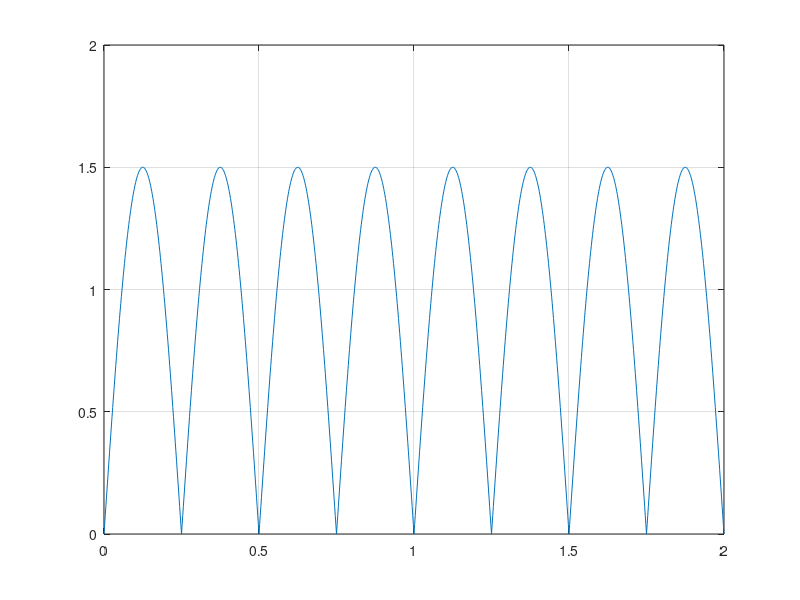
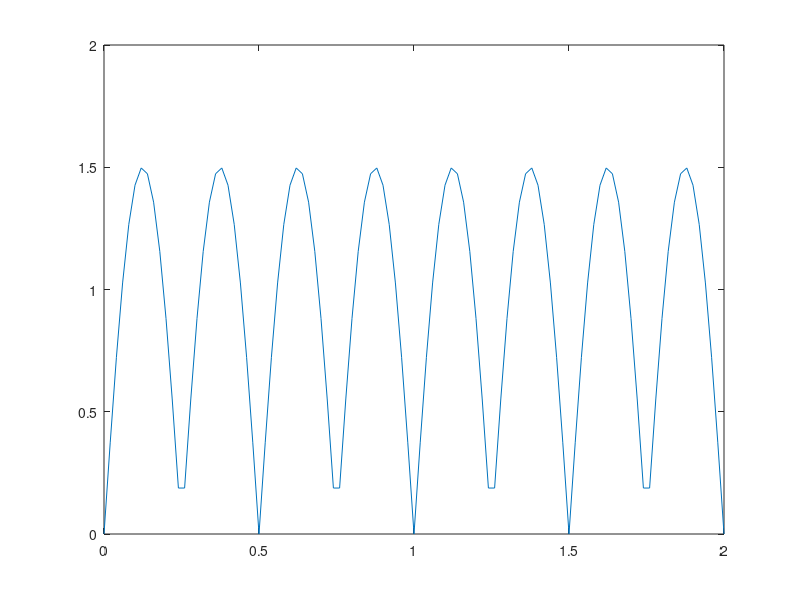
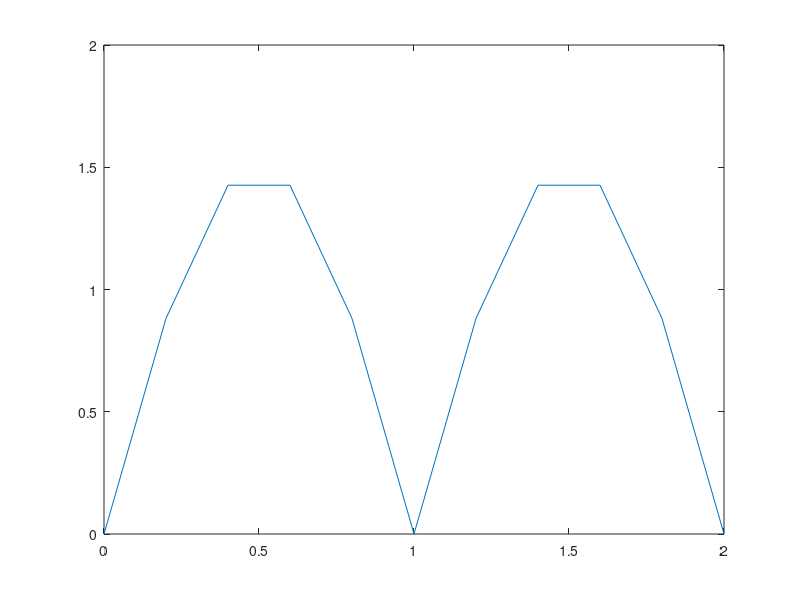

These figures' MATLAB source, in order:
T=4;
f=2;
%Semnal sinusoidal redresat dubl? alternan??
%Perioada semnalului neredresat este de 4s
%Semnal cu rezolutie temporara 2ms
t1=0:0.002:2;
x1=abs(1.5*sin(2*pi*t1*2));
plot(t1,x1)
grid
figure(2)
%Semnal cu rezolutie temporara 20ms
t2=0:0.02:2;
x2=abs(1.5*sin(2*pi*t2*2));
plot(t2,x2)
figure(3)
%Semnal cu rezolutie temporara 200ms
t3=0:0.2:2;
x3=abs(1.5*sin(2*pi*t3*2));
x3(x3<0)=0;
plot(t3,x3)
